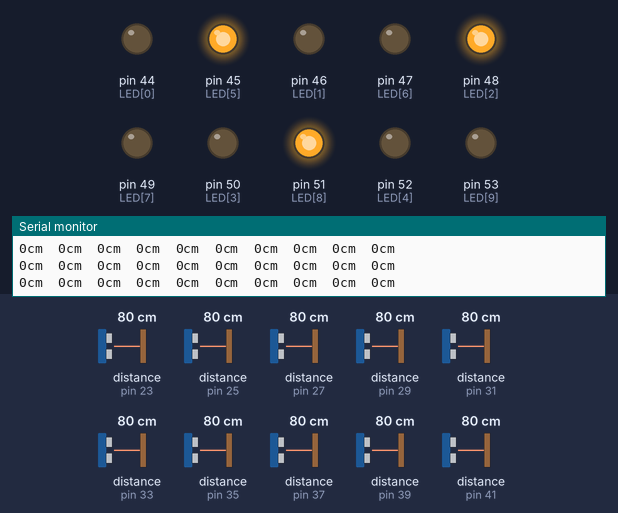
Recording of a sketch running on a simulated Arduino Mega 2560, built with avr-gcc and run on an emulated ATmega2560. Parts: output pins drawn as LEDs (lit = HIGH), the last lines printed to the serial monitor. Wiring (inferred from the names in the program): 10 × ultrasonic range finder: trigger pin 22, echo pin 23 / trigger pin 24, echo pin 25 / trigger pin 26, echo pin 27 / trigger pin 28, echo pin 29 / trigger pin 30, echo pin 31 / trigger pin 32, echo pin 33 / trigger pin 34, echo pin 35 / trigger pin 36, echo pin 37 / trigger pin 38, echo pin 39 / trigger pin 40, echo pin 41. Inputs (shaded band) come from the test bench; at power-on: distance to the obstacle (sensors on pin 33, pin 23, pin 25, pin 27, pin 29, pin 31, pin 35, pin 37, pin 39, pin 41) 80 cm. The echo pulse lasts 58.3 µs per cm; pins used as bus, display or sensor lines are not drawn.

Above: at 1.2 s.
1.3 s: distance to the obstacle (sensor on pin 33) set to 28 cm
4.3 s: distance to the obstacle (sensor on pin 33) set to 24 cm
At 5.1 s:
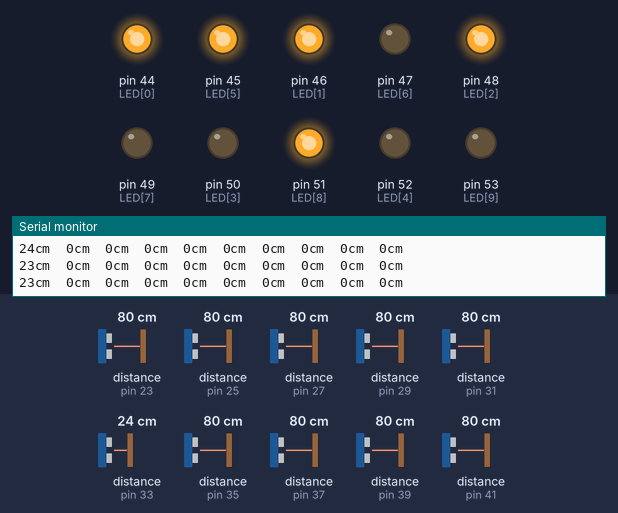
7.3 s: distance to the obstacle (sensor on pin 23) set to 30 cm
9.5 s: distance to the obstacle (sensor on pin 23) set to 24 cm
At 10.8 s:
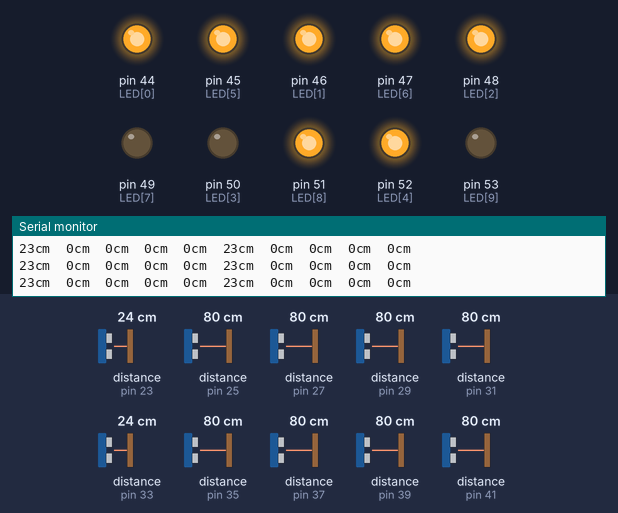
12.5 s: distance to the obstacle (sensor on pin 25) set to 28 cm
15.5 s: distance to the obstacle (sensor on pin 25) set to 24 cm
At 16.8 s:
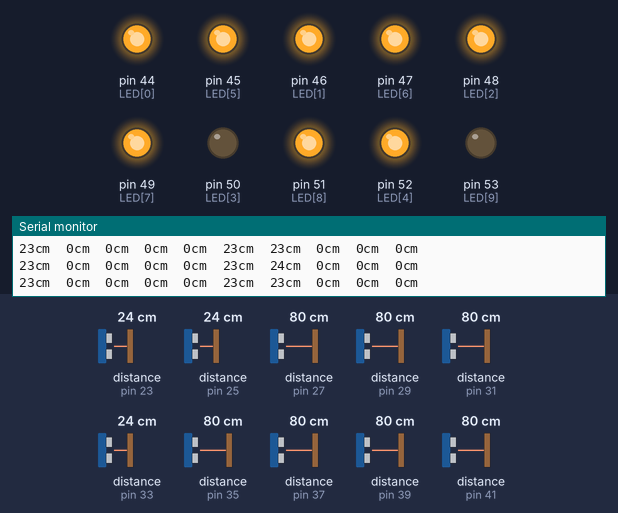
Timing chart, 0 to 18.5 s (numbered marks = the images above; inputs shaded):
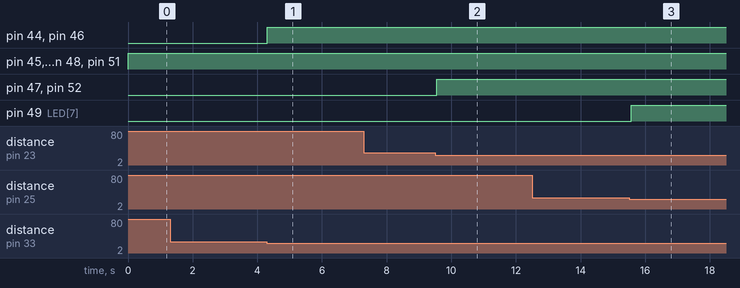

The sketch:

road_2.ino
```cpp
#define DIST_S 50*58.2 // 200cm로 제한
#define PING_INTERVAL 10 // Milliseconds // 3개의 경우 100ms
#define delaytime 2000

int trig[10] = {32,34,36,38,40,22,24,26,28,30};
int echo[10] = {33,35,37,39,41,23,25,27,29,31};
int LED[10] = {44,46,48,50,52,45,47,49,51,53};
uint8_t currentSensor = 0;
unsigned long pingTimer[10];
long dist_r[10];
int count;
unsigned long timeCurr;
unsigned long timePrev[10];

void setup() {
  Serial.begin (38400);
  for (int i=0; i<=9; i++){
    pinMode(trig[i],OUTPUT);
    pinMode(echo[i],INPUT);
    pinMode(LED[i], OUTPUT);
    timePrev[i] = millis();
  }
  for (uint8_t i = 1; i < 10; i++)
    pingTimer[i] = pingTimer[i - 1] + PING_INTERVAL;
}

void loop() {
  digitalWrite(LED[2], HIGH);
  digitalWrite(LED[5], HIGH);
  digitalWrite(LED[8], HIGH);
  for(int i=0; i<=9; i++){
    if (millis() >= pingTimer[i]) {
      pingTimer[i] += PING_INTERVAL * 10;
        if (i == 0 && currentSensor == 9)
           oneSensorCycle();
        currentSensor = i;
        dist_r[i] = trig_ultra(trig[i],echo[i]);
    }
  }

  for(int j = 0; j <= 9; j++) {
    timeCurr = millis();
    if(1 < dist_r[j] && 25 >= dist_r[j]) {
      digitalWrite(LED[j-1], HIGH);
      digitalWrite(LED[j], HIGH);
      digitalWrite(LED[j+1], HIGH);
    }
//    else {
//      if( ( 1 > dist_r[j-1] || dist_r[j-1] > 25 ) && ( 1 > dist_r[j+1] || dist_r[j+1] > 25 )){
//      digitalWrite(LED[j], LOW);
//      }
//    }
  }
  for(int i = 0; i < 10; i++){
    if(timeCurr - timePrev[i] > delaytime) {
      //digitalWrite(LED[i-1], LOW);
      digitalWrite(LED[i], LOW);
      //digitalWrite(LED[i+1], LOW);
      timePrev[i] = timeCurr;
    }
  }
}

long trig_ultra(int TRIG,int ECHO)
{
  long dist;
  digitalWrite(TRIG, LOW);
  delayMicroseconds(2);
  digitalWrite(TRIG, HIGH);
  delayMicroseconds(10);
  digitalWrite(TRIG, LOW);
  dist = pulseIn(ECHO, HIGH,DIST_S)/58.2;
  return(dist);
}
void oneSensorCycle() {
  for (uint8_t i = 0; i < 10; i++) {
      Serial.print(dist_r[i]);
      Serial.print("cm");
      Serial.write(9); //tab
  }
  Serial.println();
}
```

Measured:
- the behaviour switches between 27 and 26 cm on distance to the obstacle (sensor on pin 33) (found by bisection; images 0 and 1)
- the behaviour switches between 27 and 26 cm on distance to the obstacle (sensor on pin 23) (found by bisection; images 1 and 2)
- the behaviour switches between 27 and 26 cm on distance to the obstacle (sensor on pin 25) (found by bisection; images 2 and 3)
- after the input at 4.3 s, pin 44 (LED[0]), pin 46 (LED[1]): LOW → HIGH at once
- after the input at 9.5 s, pin 47 (LED[6]), pin 52 (LED[4]): LOW → HIGH after 0.05 s
- after the input at 15.5 s, pin 49 (LED[7]): LOW → HIGH after 0.06 s
